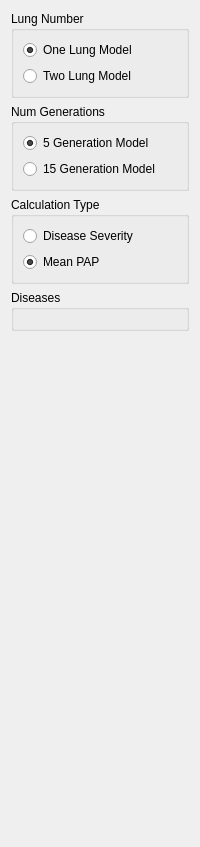
       <widget class="QWidget" name="tab_2">
        <attribute name="title">
         <string>Options</string>
        </attribute>
        <layout class="QVBoxLayout" name="verticalLayout_7">
         <item>
          <widget class="QGroupBox" name="groupBox">
           <property name="title">
            <string>Lung Number</string>
           </property>
           <layout class="QFormLayout" name="formLayout">
            <item row="0" column="0">
             <widget class="QRadioButton" name="oneLungModel">
              <property name="text">
               <string>One Lung Model</string>
              </property>
              <property name="checked">
               <bool>true</bool>
              </property>
             </widget>
            </item>
            <item row="1" column="0">
             <widget class="QRadioButton" name="twoLungModel">
              <property name="text">
               <string>Two Lung Model</string>
              </property>
             </widget>
            </item>
           </layout>
          </widget>
         </item>
         <item>
          <widget class="QGroupBox" name="numGenerationOptionBox">
           <property name="title">
            <string>Num Generations</string>
           </property>
           <layout class="QVBoxLayout" name="verticalLayout_4">
            <item>
             <widget class="QRadioButton" name="numGenerations5">
              <property name="text">
               <string>5 Generation Model</string>
              </property>
              <property name="checked">
               <bool>true</bool>
              </property>
             </widget>
            </item>
            <item>
             <widget class="QRadioButton" name="numGenerations15">
              <property name="text">
               <string>15 Generation Model</string>
              </property>
             </widget>
            </item>
           </layout>
          </widget>
         </item>
         <item>
          <widget class="QGroupBox" name="calculationTypeOptionBox">
           <property name="title">
            <string>Calculation Type</string>
           </property>
           <layout class="QVBoxLayout" name="verticalLayout_5">
            <item>
             <widget class="QRadioButton" name="calculationTypeDiseaseParams">
              <property name="text">
               <string>Disease Severity</string>
              </property>
             </widget>
            </item>
            <item>
             <widget class="QRadioButton" name="calculationTypePAPm">
              <property name="text">
               <string>Mean PAP</string>
              </property>
              <property name="checked">
               <bool>true</bool>
              </property>
             </widget>
            </item>
           </layout>
          </widget>
         </item>
         <item>
          <widget class="QGroupBox" name="diseaseBox">
           <property name="title">
            <string>Diseases</string>
           </property>
           <layout class="QVBoxLayout" name="diseaseBoxLayout"/>
          </widget>
         </item>
         <item>
          <spacer name="verticalSpacer_4">
           <property name="orientation">
            <enum>Qt::Vertical</enum>
           </property>
           <property name="sizeHint" stdset="0">
            <size>
             <width>20</width>
             <height>505</height>
            </size>
           </property>
          </spacer>
         </item>
        </layout>
       </widget>
